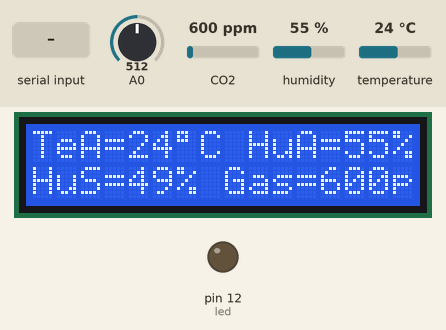
Simulated run of this sketch. Board: Arduino Mega 2560, built with avr-gcc and run on an emulated ATmega2560. On the bench: 16×2 character LCD, output pins drawn as LEDs (lit = HIGH). The inputs (shaded band) are chosen by the test bench; at power-on: temperature 24 °C, A0 = 512, CO2 600 ppm, humidity 55 %. Pins used as bus, display or sensor lines are not drawn; what the sketch prints to the serial monitor is not drawn.

Above: at 1.3 s.
1.4 s: temperature set to 11 °C
At 2.8 s:
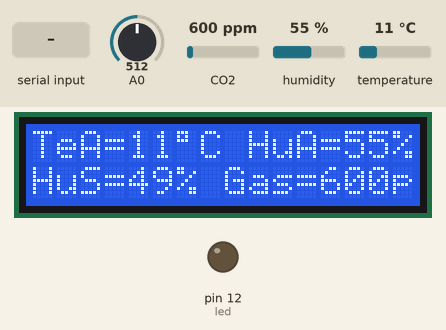
3.8 s: temperature set to 8 °C
At 5.7 s:
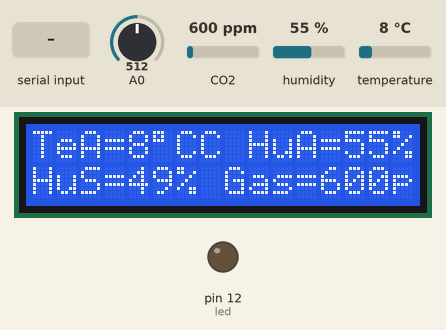
6.0 s: A0 set to 912
At 7.4 s:
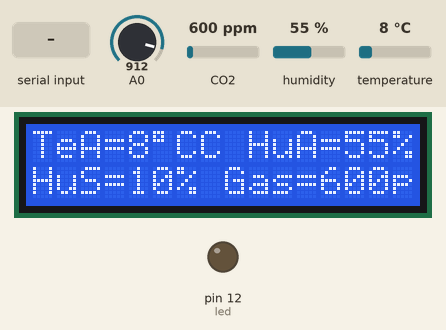
8.1 s: A0 set to 935
At 10.0 s:
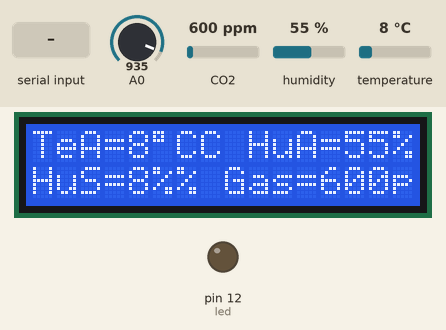
10.3 s: temperature set to 12 °C
At 11.9 s:
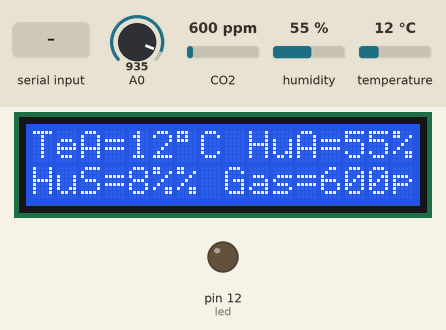
12.5 s: "1" received over Serial
At 14.0 s:
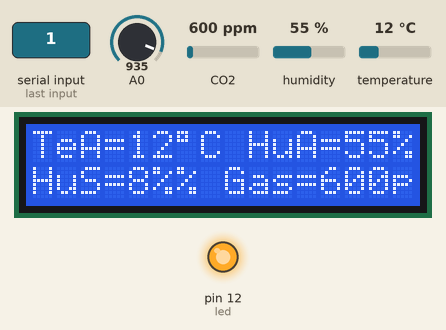
Timing chart, 0 to 15.5 s (numbered marks = the images above; inputs shaded):
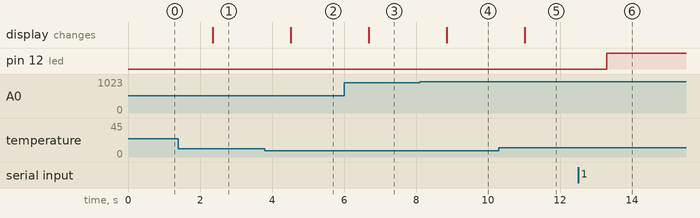

Measured:
- the behaviour switches between 10 and 9 °C on temperature (found by bisection; images 1 and 2)
- the behaviour switches between 920 and 921 on A0 (found by bisection; images 3 and 4)
- after the input at 1.4 s, the display: changes after 0.95 s (image 1)
- after the input at 3.8 s, the display: changes after 0.72 s (image 2)
- after the input at 6.0 s, the display: changes after 0.69 s (image 3)
- after the input at 8.1 s, the display: changes after 0.76 s (image 4)
- after the input at 10.3 s, the display: changes after 0.72 s (image 5)
- after the input at 12.5 s, pin 12 (led): LOW → HIGH after 0.80 s

The sketch:

ArduinoMega.ino
```cpp
#include <MQ135.h>
#include <ArduinoJson.h>
#include <Wire.h>
#include <LiquidCrystal_I2C.h>
#include <Adafruit_Sensor.h>
#include <DHT.h>
#include <DHT_U.h>
#include <SoftwareSerial.h>
#define DHTTYPE DHT11
//#define RELE 13

int temperaturaAmbiente;
int humedadAmbiente;
int humedadSuelo;
int porcentajeSuelo;
int estadoSuelo;
int estadoTemperatura;
int sensorVentilacion = 6;
int sensorRiego = 7;
int nivelCO2;
int ppm = A1;

char inbyte = 0;
int DHTPin = 8;
int led = 12;

char character = 0;
int intruso;

int sensorValue[7] = {0,0,0,0,0,0,0};
int voltageValue[7] = {0,0,0,0,0,0,0};


MQ135 gasSensor = MQ135(ppm);

SoftwareSerial serialRas(51, 53); // RX, TX
SoftwareSerial serialJson(10, 11); // RX, TX

DHT dht(DHTPin, DHTTYPE);

LiquidCrystal_I2C lcd(0x27,16,2);

void setup() {
  // initialise serial communications at 9600 bps:
  Serial.begin(9600);

  serialJson.begin(9600);
  while (!serialJson) continue;

  serialRas.begin(9600);
  //while (!serialRas) continue;

    lcd.begin(16,2);
    lcd.init(); //initialize the lcd
    lcd.backlight(); //open the backlight

  pinMode(led, OUTPUT);
  digitalWrite(led, LOW);

  pinMode(sensorVentilacion, OUTPUT);
  digitalWrite(sensorVentilacion, HIGH);

  pinMode(sensorRiego, OUTPUT);
  digitalWrite(sensorRiego, HIGH);

  dht.begin();

}

void loop() {

   nivelCO2 = gasSensor.getPPM();


   humedadAmbiente = dht.readHumidity();
   temperaturaAmbiente = dht.readTemperature();

   if (isnan(humedadAmbiente) || isnan(temperaturaAmbiente)) {
      Serial.println("Failed to read from DHT sensor!");
      return;
   }

    if (temperaturaAmbiente >= 34 ||nivelCO2 >= 900 || humedadAmbiente >= 70){
    estadoTemperatura = 3; // ESTADO DE ventilador
    digitalWrite(sensorVentilacion, LOW);

      }else{
        estadoTemperatura = 2;
        digitalWrite(sensorVentilacion, HIGH);
        }

   humedadSuelo =analogRead(A0);
   porcentajeSuelo = map(humedadSuelo, 1023, 0, 0, 100);

   if (porcentajeSuelo <= 10){
    estadoSuelo = 5;
    digitalWrite(sensorRiego, LOW);

    }else{
    estadoSuelo = 4;
    digitalWrite(sensorRiego, HIGH);
    }


  readSensors();
  getVoltageValue();
  printLCD();
  sendAndroidValues();
  enviarJson();
  leerSerial();


  //when serial values have been received this will be true

  if (Serial.available() > 0)
  {
    inbyte = Serial.read();
    if (inbyte == '0')
    {
      //LED off
      digitalWrite(led, LOW);
    }
    if (inbyte == '1')
    {
      //LED on
      digitalWrite(led, HIGH);

    }
  }

  delay(2000);
}

void readSensors()
{
  // read the analog in value to the sensor array

  sensorValue[0] = estadoTemperatura;
  sensorValue[1] = estadoSuelo;
  sensorValue[2] = intruso;
  sensorValue[3] = porcentajeSuelo;
  sensorValue[4] = humedadAmbiente;
  sensorValue[5] = temperaturaAmbiente;
  sensorValue[6] = nivelCO2;
}

//sends the values from the sensor over serial to BT module
void sendAndroidValues()
 {
  //puts # before the values so our app knows what to do with the data
  Serial.print('#');
  //for loop cycles through 4 sensors and sends values via serial
  for(int k=0; k<7; k++)
  {
    Serial.print(voltageValue[k]);
    Serial.print('+');
    //technically not needed but I prefer to break up data values
    //so they are easier to see when debugging
  }
 Serial.print('~'); //used as an end of transmission character - used in app for string length
 Serial.println();
 delay(10);        //added a delay to eliminate missed transmissions

}


void getVoltageValue(){

  for (int x = 0; x < 7; x++)
  {
    voltageValue[x] = (sensorValue[x]);
  }
}

void enviarJson(){

    String json;

    StaticJsonDocument<64> doc;

    doc["temperatura"] = temperaturaAmbiente;
    doc["humedad"] = humedadAmbiente;
    doc["suelo"] = porcentajeSuelo;
    doc["ventilacion"] = estadoTemperatura;
    doc["agua"] = estadoSuelo;
    doc["CO2"] = nivelCO2;
    doc["intruso"] = intruso;

    serializeJson(doc, json);
    serialJson.println(json);
    //Serial.println(json);

}

void leerSerial(){

  if (serialRas.available() > 0) {
     character = serialRas.read();
     int convertido = String(character).toInt();

     intruso = convertido;

  }

   else if (serialRas.available() < 1) {
    //Serial.println("sin datos");
    intruso = 0;

   }
 }

void printLCD()
{
    lcd.setCursor(0, 0);
    lcd.print("TeA=");
    lcd.print(temperaturaAmbiente);
    lcd.print("\337C");
    //lcd.print("C");

    lcd.setCursor(9, 0);
    lcd.print("HuA=");
    lcd.print(humedadAmbiente);
    lcd.print("%");

    lcd.setCursor(0, 1);
    lcd.print("HuS=");
    lcd.print(porcentajeSuelo);
    lcd.print("%");

    lcd.setCursor(8, 1);
    lcd.print("Gas=");
    lcd.print(nivelCO2);
    lcd.print("ppm");

}
```
